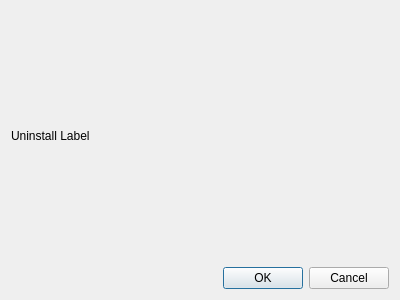
<?xml version="1.0" encoding="UTF-8"?>
<ui version="4.0">
 <class>Form</class>
 <widget class="QWidget" name="Welcome">
  <property name="geometry">
   <rect>
    <x>0</x>
    <y>0</y>
    <width>400</width>
    <height>300</height>
   </rect>
  </property>
  <property name="windowTitle">
   <string>Form</string>
  </property>
  <layout class="QVBoxLayout" name="verticalLayout">
   <item>
    <widget class="QLabel" name="label">
     <property name="text">
      <string>Uninstall Label</string>
     </property>
    </widget>
   </item>
   <item>
    <widget class="QDialogButtonBox" name="buttonBox">
     <property name="standardButtons">
      <set>QDialogButtonBox::Cancel|QDialogButtonBox::Ok</set>
     </property>
    </widget>
   </item>
  </layout>
 </widget>
 <resources/>
 <connections/>
</ui>
